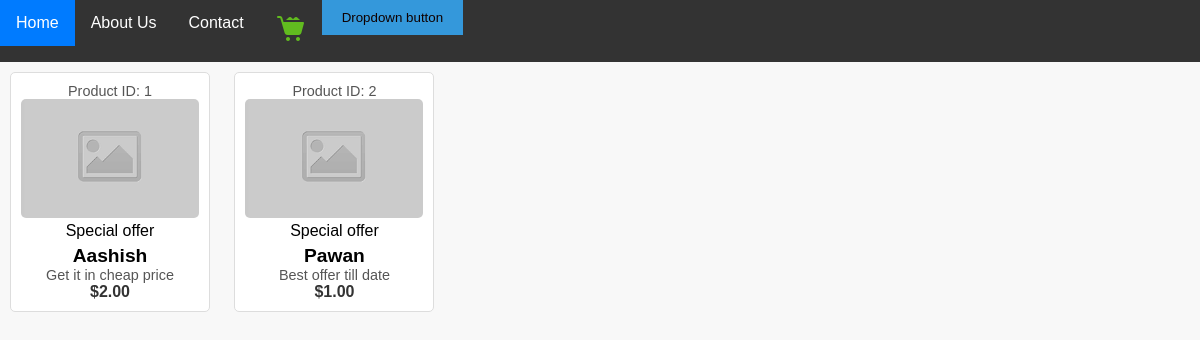
The app's page / (signed in) with its own data.
### Ecom_website/models.py (models this page shows, shortened)
class Product(models.Model):
    name = models.CharField(max_length=100)
    img = models.ImageField(blank=True, null=True, upload_to='products/')
    price = models.DecimalField(max_digits=10, decimal_places=2)
    description = models.TextField()
    offer = models.BooleanField(default=False)

### Ecom_website/views.py (the view)
# urls.py: path('',views.home, name='home'),
def home(request):
    product = Product.objects.all()  # Retrieve all Product objects from the database
    return render(request, 'home.html', {'product': product})

### templates/home.html
{% extends 'base.html' %}
{% block content %}
{% load static %}
<link rel="stylesheet" type="text/css" href="{% static 'styles.css' %}">
<link rel="stylesheet" type="text/css" href="{% static 'product.css' %}">
<link rel="stylesheet" type="text/css" href="{% static 'navbar.css' %}">
{% static "images" as images_dir %}
<div class="row destinations_row">
    <div class="col">
        <div class="product_container item_grid">
            {% for product in product %}
                <div class="product item">
                    <div class="product_image">
                            <p>Product ID: {{ product.id }}</p>
                            {% if product.img %}
                            <a href="{% url 'product_details' product.id %}"><img src="{{ product.img.url }}" class="img-thumbnail" alt="{{ product.name }}"></a>
                            {% else %}
                                <a href="{% url 'product_details' product.id %}"><img src="{% static 'images/product.png' %}" class="img-thumbnail" alt="E-Commerce"></a>
                            {% endif %}
                            {% if product.offer %}
                                <div class="spec_offer text-center">Special offer</div>
                            {% endif %}
                            <h2>{{ product.name }}</h2>
                            <p>{{ product.description }}</p>
                            <span>${{ product.price }}</span>
                    </div>
                </div>
            {% endfor %}
        </div>
    </div>
</div>
{% endblock %}

### Ecom_website/static/styles.css (style rules this page uses)
* { margin: 0; padding: 0; box-sizing: border-box; }
body { font-family: Arial, sans-serif; background-color: #f8f8f8; margin: 0; padding: 0; }

### Ecom_website/static/product.css (style rules this page uses)
.product { display: inline-flex; width: 200px; margin: 10px; padding: 10px; border: 1px solid #ddd; border-radius: 5px; background-color: #fff; text-align: center; }
.product img { max-width: 100%; height: auto; border-radius: 5px; }
.product h2 { font-size: 1.2em; margin-top: 5px; }
.product p { font-size: 0.9em; color: #555; }
.product span { font-weight: bold; color: #333; }

### records on screen
Product: id "1", offer "Special offer", name "Aashish", description "Get it in cheap price", price "2.00"
Product: id "2", offer "Special offer", name "Pawan", description "Best offer till date", price "1.00"
